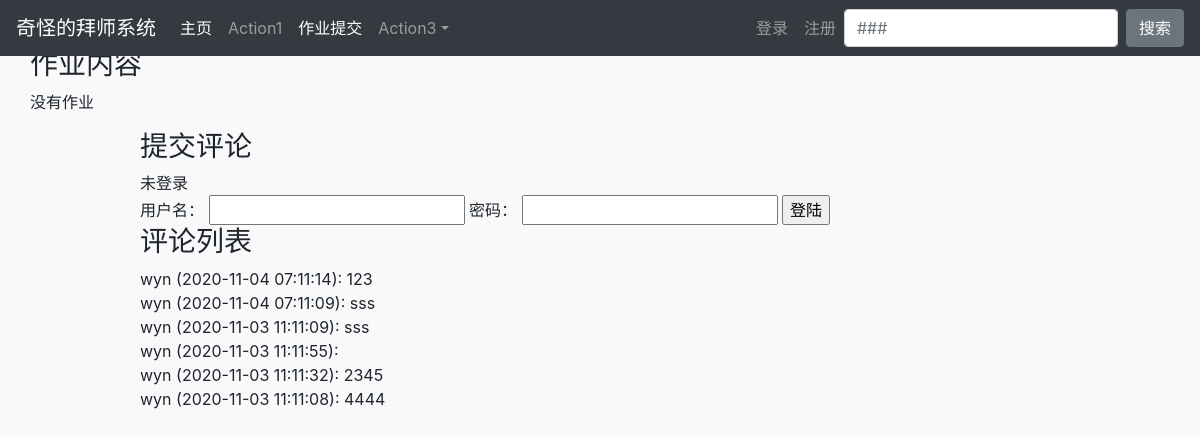
Page /user/homework/ on the earlier database version.
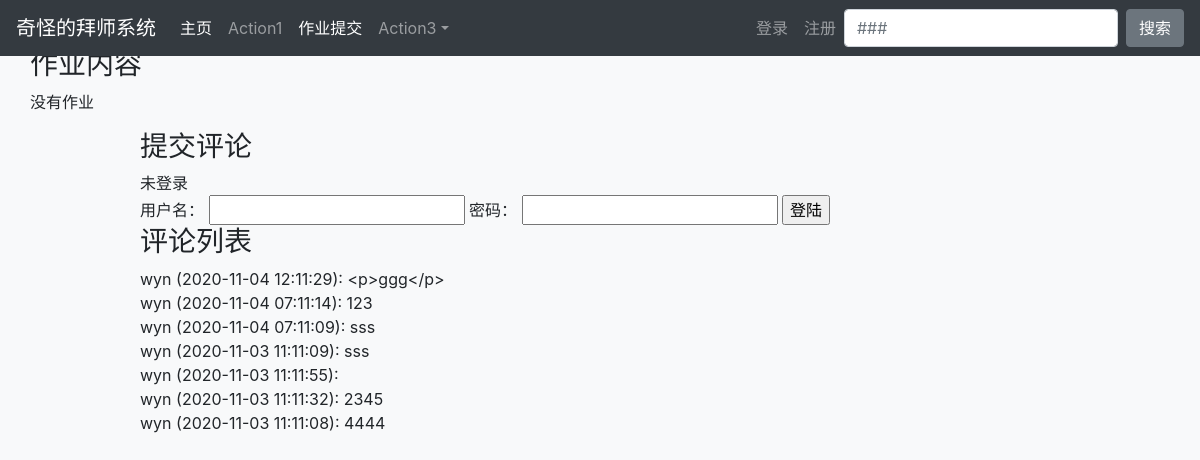
Same page on the later database version.
### comment/models.py (models this page shows)
class Comment(models.Model):
    content_object = models.ForeignKey(Homework, on_delete=models.DO_NOTHING)
    text = models.TextField()
    comment_time = models.DateTimeField(auto_now_add=True)
    user = models.ForeignKey(User, on_delete=models.DO_NOTHING)
    class Meta:
        ordering = ['-comment_time']

### user/views.py (the view)
# urls.py: path('homework/', views.homework, name='homework'),
def homework(request):
    homework1 = get_object_or_404(Homework, pk=1)
    comments = Comment.objects.all()
    context = {}
    context['user'] = request.user
    context['comments'] = comments
    data = {}  # 用于初始
    data['homework_id'] = homework1.id
    context['comment_form'] = CommentForm(initial=data)
    context['homework'] = homework1
    return render(request, 'user/homework.html', context)

### comment/forms.py
class CommentForm(forms.Form):
    homework_id = forms.IntegerField(widget=forms.HiddenInput)
    text = forms.CharField(widget=CKEditorWidget())

### user/templates/user/homework.html (shortened to what this page needs)
{% extends 'base.html' %}
{% load static %}
{% block homeworkActive %}active{% endblock %}
{% block content %}
        <div class="container">
            <div class="row">
                <div class="col-xs-10 col-xs-offset-1">
                     <h3>作业内容</h3>
                    <p>{{ homework.content}}</p>
                </div>
            </div>
            <div class="row">
                <div class="col-md-1 col-xs-offset-1"></div>
                <div class="col-md-10 col-xs-offset-1">
                    <div class="comment-area">
                        <h3 class="comment-area-title">提交评论</h3>
                        {% if user.is_authenticated %}
                            <form action="{% url 'update_comment' %}" method="POST" style="overflow:hidden">
                                <label>{{user.name}}欢迎评论</label>
                                {% csrf_token %}
                                {{ comment_form }}
                                <br>
                                <input type="submit" value="评论" class="btn btn-primary" style="float:right">
                            </form>
                        {% else %}
                            未登录
                            <form action="{% url 'login' %}" method="POST">
                                <span>用户名：</span>
                                <input type="text" name="username">
                                <span>密码：</span>
                                <input type="password" name="password">
                                <input type="submit" value="登陆">
                            </form>
                        {% endif %}
                    </div>
                    <div class="comment-area">
                        <h3 class="comment-area-title">评论列表</h3>
                        {% for comment in comments %}
                            <div>
                                {{ comment.user }}
                                ({{ comment.comment_time|date:"Y-m-d H:n:s" }}):
                                {{ comment.text }}
                            </div>
                        {% empty %}
                            暂无评论
                        {% endfor %}
                    </div>
                </div>
            </div>
        </div>
{% endblock %}

Differences in the rows shown:
added Comment: user "wyn", comment_time "2020-11-04 12:11:29", text "<p>ggg</p>"
